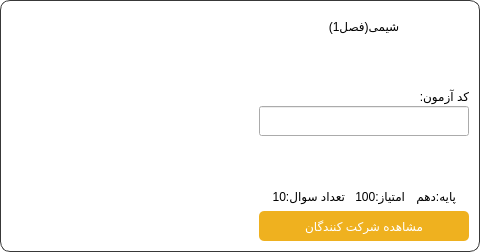
<?xml version="1.0" encoding="UTF-8"?>
<ui version="4.0">
 <class>cardFrame</class>
 <widget class="QFrame" name="cardFrame">
  <property name="geometry">
   <rect>
    <x>0</x>
    <y>0</y>
    <width>480</width>
    <height>252</height>
   </rect>
  </property>
  <property name="minimumSize">
   <size>
    <width>480</width>
    <height>252</height>
   </size>
  </property>
  <property name="maximumSize">
   <size>
    <width>600</width>
    <height>252</height>
   </size>
  </property>
  <property name="windowTitle">
   <string>Frame</string>
  </property>
  <property name="styleSheet">
   <string notr="true">QFrame#cardFrame{
background-color:#ffffff;
border-radius:10px;
border:1px solid #383838;
}</string>
  </property>
  <layout class="QHBoxLayout" name="horizontalLayout">
   <property name="spacing">
    <number>0</number>
   </property>
   <property name="leftMargin">
    <number>5</number>
   </property>
   <property name="topMargin">
    <number>0</number>
   </property>
   <property name="rightMargin">
    <number>5</number>
   </property>
   <property name="bottomMargin">
    <number>0</number>
   </property>
   <item>
    <widget class="QLabel" name="imageLabel">
     <property name="minimumSize">
      <size>
       <width>250</width>
       <height>250</height>
      </size>
     </property>
     <property name="styleSheet">
      <string notr="true"/>
     </property>
     <property name="text">
      <string/>
     </property>
     <property name="textFormat">
      <enum>Qt::MarkdownText</enum>
     </property>
     <property name="scaledContents">
      <bool>true</bool>
     </property>
     <property name="alignment">
      <set>Qt::AlignCenter</set>
     </property>
    </widget>
   </item>
   <item>
    <layout class="QVBoxLayout" name="verticalLayout">
     <property name="leftMargin">
      <number>5</number>
     </property>
     <property name="topMargin">
      <number>10</number>
     </property>
     <property name="rightMargin">
      <number>5</number>
     </property>
     <property name="bottomMargin">
      <number>10</number>
     </property>
     <item>
      <widget class="QLabel" name="cardTitle">
       <property name="minimumSize">
        <size>
         <width>160</width>
         <height>30</height>
        </size>
       </property>
       <property name="styleSheet">
        <string notr="true"/>
       </property>
       <property name="text">
        <string>شیمی(فصل1)</string>
       </property>
       <property name="alignment">
        <set>Qt::AlignCenter</set>
       </property>
      </widget>
     </item>
     <item>
      <spacer name="verticalSpacer">
       <property name="orientation">
        <enum>Qt::Vertical</enum>
       </property>
       <property name="sizeHint" stdset="0">
        <size>
         <width>20</width>
         <height>40</height>
        </size>
       </property>
      </spacer>
     </item>
     <item>
      <widget class="QLabel" name="label">
       <property name="minimumSize">
        <size>
         <width>0</width>
         <height>20</height>
        </size>
       </property>
       <property name="text">
        <string>کد آزمون:</string>
       </property>
      </widget>
     </item>
     <item>
      <widget class="QLineEdit" name="codeLineEdit">
       <property name="minimumSize">
        <size>
         <width>0</width>
         <height>30</height>
        </size>
       </property>
       <property name="text">
        <string/>
       </property>
       <property name="alignment">
        <set>Qt::AlignCenter</set>
       </property>
       <property name="readOnly">
        <bool>true</bool>
       </property>
      </widget>
     </item>
     <item>
      <spacer name="verticalSpacer_2">
       <property name="orientation">
        <enum>Qt::Vertical</enum>
       </property>
       <property name="sizeHint" stdset="0">
        <size>
         <width>20</width>
         <height>40</height>
        </size>
       </property>
      </spacer>
     </item>
     <item>
      <layout class="QHBoxLayout" name="horizontalLayout_2">
       <property name="spacing">
        <number>10</number>
       </property>
       <item>
        <spacer name="horizontalSpacer_2">
         <property name="orientation">
          <enum>Qt::Horizontal</enum>
         </property>
         <property name="sizeHint" stdset="0">
          <size>
           <width>40</width>
           <height>20</height>
          </size>
         </property>
        </spacer>
       </item>
       <item>
        <widget class="QLabel" name="questionsCountLabel">
         <property name="minimumSize">
          <size>
           <width>0</width>
           <height>30</height>
          </size>
         </property>
         <property name="text">
          <string>تعداد سوال:10</string>
         </property>
        </widget>
       </item>
       <item>
        <widget class="QLabel" name="scoreLabel">
         <property name="minimumSize">
          <size>
           <width>0</width>
           <height>30</height>
          </size>
         </property>
         <property name="text">
          <string>امتیاز:100</string>
         </property>
        </widget>
       </item>
       <item>
        <widget class="QLabel" name="classLabel">
         <property name="minimumSize">
          <size>
           <width>0</width>
           <height>30</height>
          </size>
         </property>
         <property name="text">
          <string>پایه:دهم</string>
         </property>
        </widget>
       </item>
       <item>
        <spacer name="horizontalSpacer">
         <property name="orientation">
          <enum>Qt::Horizontal</enum>
         </property>
         <property name="sizeHint" stdset="0">
          <size>
           <width>40</width>
           <height>20</height>
          </size>
         </property>
        </spacer>
       </item>
      </layout>
     </item>
     <item>
      <widget class="QPushButton" name="showMoreButton">
       <property name="minimumSize">
        <size>
         <width>210</width>
         <height>30</height>
        </size>
       </property>
       <property name="styleSheet">
        <string notr="true">QPushButton#showMoreButton{
	color: #ffffff;
	background-color:  rgb(239, 177, 31);
    border-radius: 5px;
}
QPushButton#showMoreButton:hover {
	background-color: rgb(255, 210, 73);
}</string>
       </property>
       <property name="text">
        <string>مشاهده شرکت کنندگان</string>
       </property>
       <property name="checkable">
        <bool>false</bool>
       </property>
       <property name="flat">
        <bool>false</bool>
       </property>
      </widget>
     </item>
    </layout>
   </item>
  </layout>
 </widget>
 <resources/>
 <connections/>
</ui>
